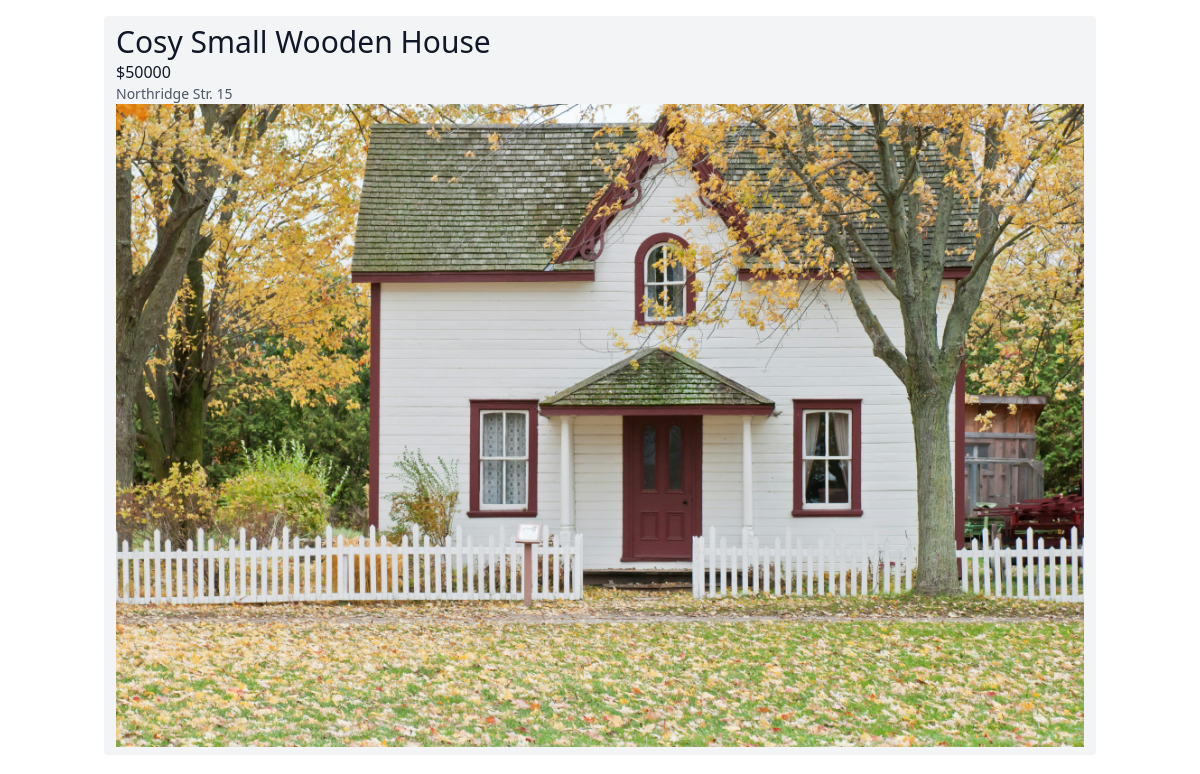
The app's page /listings/6/ with its own data.
### listings/models.py (models this page shows, shortened)
class Listing(models.Model):
    title = models.CharField(max_length=100)
    price = models.IntegerField()
    num_bedrooms = models.IntegerField()
    num_bathrooms = models.IntegerField()
    square_footage = models.IntegerField()
    address = models.CharField(max_length=100)
    image = models.ImageField()

### listings/views.py (the view)
# urls.py: path("listings/<pk>/", listing_retrive),
def listing_retrive(request, pk):
    listing = Listing.objects.get(id=pk)
    context = {
        "listing":listing
    }
    return render(request, "listing.html", context)

### templates/listing.html (shortened to what this page needs)
{% extends 'base.html' %}
{% block content %}
<div class="px-3 py-2 bg-gray-100 rounded-sm">
  <h3 class="text-3xl text-gray-900">{{ listing.title }}</h3>
  <p class="text-gray-900">${{ listing.price }}</p>
  <p class="text-gray-600 text-sm">{{ listing.address }}</p>
  {% if listing.image %}
  <img src="{{ listing.image.url }}" alt="{{ listing.title }}" />
  {% endif %}
</div>
{% endblock content %}

### records on screen
Listing: title "Cosy Small Wooden House", price "50000", address "Northridge Str. 15", image (picture)
